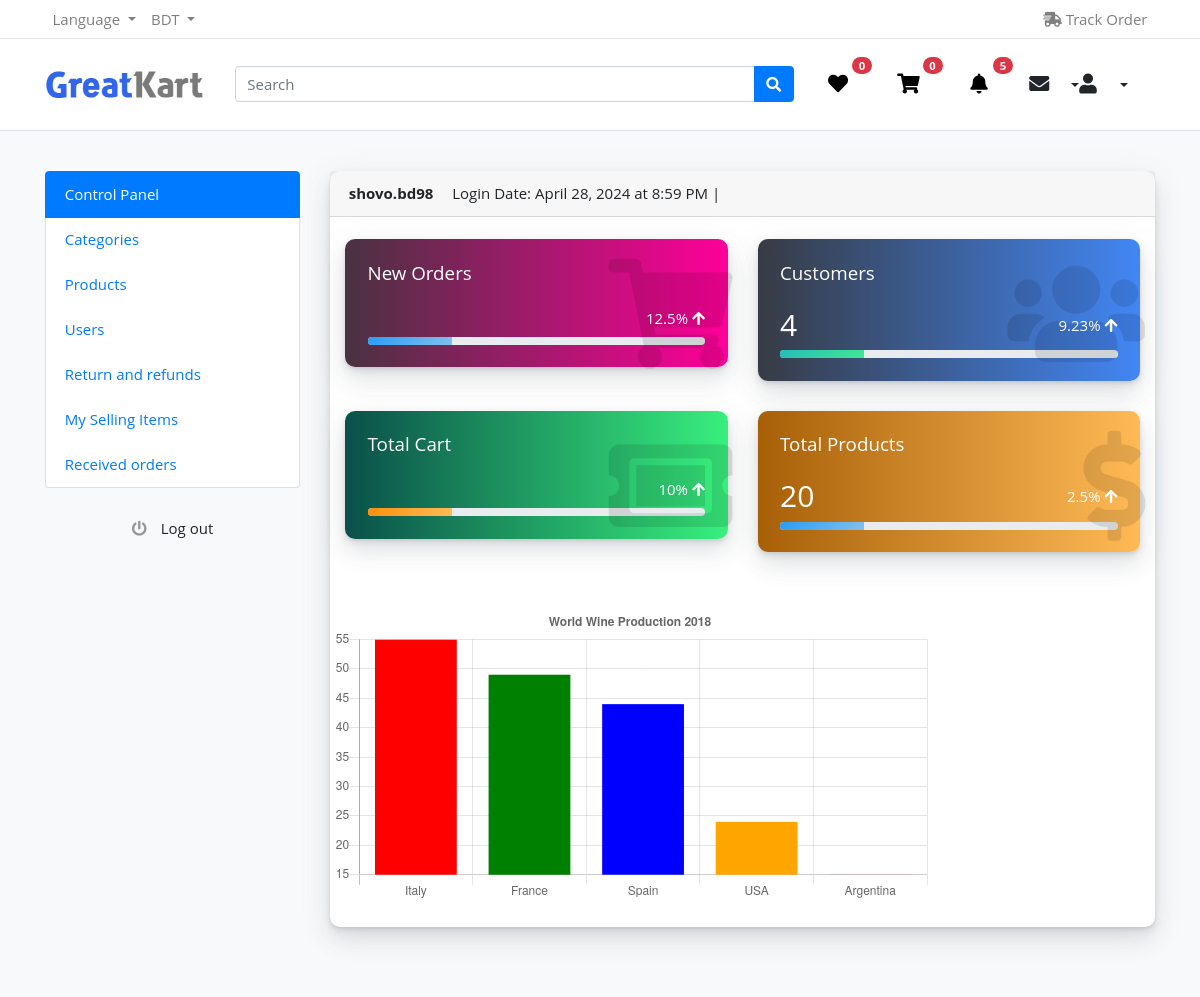
The app's page /admin_panel/ (signed in) with its own data.
### user_auth/models/user.py (models this page shows, shortened)
class User(AbstractBaseUser, PermissionsMixin):
    ADMIN = 1
    CUSTOMER = 2
    MALE = 1
    FEMALE = 2
    GOOGLE_SIGNUP=1
    GITHUB_SIGNUP=2
    FACEBOOK_SIGNUP=3
    SITE_SIGNUP =4
    ROLE_CHOOSED    =   ((ADMIN, 'admin'),(CUSTOMER, 'customer'),)
    GENDER_CHOOSED  =   ((MALE, 'male'),(FEMALE, 'female'))
    SIGNUP_PLATFORM =   ((GOOGLE_SIGNUP,'Login from Google'),(GITHUB_SIGNUP, 'Login from Github'),(FACEBOOK_SIGNUP,'Login from Facebook'),(SITE_SIGNUP,'Login'),)
    first_name      =   models.CharField(max_length=50, null=True, blank=True)
    last_name       =   models.CharField(max_length=50, null=True, blank=True)
    username        =   models.CharField(max_length=50, unique=True)
    email           =   models.EmailField(max_length=100, unique=True)
    role            =   models.PositiveSmallIntegerField(choices=ROLE_CHOOSED,
                                                                              blank=True, null=True)
    gender_choosed  =   models.PositiveSmallIntegerField(choices=GENDER_CHOOSED,
                                                                              blank=True, null=True)
    sign_up_platform=   models.PositiveSmallIntegerField(choices=SIGNUP_PLATFORM,
                                                                              blank=True, null=True)
    date_joined     =   models.DateTimeField(auto_now_add=True)
    last_login      =   models.DateTimeField(auto_now_add=True)
    created_date    =   models.DateTimeField(auto_now_add=True)
    modify_date     =   models.DateTimeField(auto_now=True)
    is_admin        =   models.BooleanField(default=False)
    is_staff        =   models.BooleanField(default=False)
    is_active       =   models.BooleanField(default=False)
    is_superuser    =   models.BooleanField(default=False)
    USERNAME_FIELD  =   'email'
    objects         =  UserManager()

### admin_panel/views/index/index_view.py (the view)
# urls.py: path('', admin_home, name='admin_home'),
def admin_home(reques):
    lebel=[]
    data =[]
    total_product= Products.objects.count()
    total_user = User.objects.count()
    return render(reques, 'admin/dashboard/admin_dashboard.html', locals())

### cart/templatetags/cart_tag.py (called while the page is built)
@register.filter
def cart_total(user):
    cart_total_item = Cart_Item.objects.filter(cart__user=user, cart__is_paid=False)
    return cart_total_item.count()

@register.filter
def wish_list_total(user):
    wishlist_total_item = Wish_List.objects.filter(user=user, is_added=True)
    return wishlist_total_item.count()

### chat_notification/context_processor.py (called while the page is built)
def  notification_context_processor(request):
    all_notification = Notification.objects.all()
    return {'all_notification': all_notification}

### product_categories/views/brand_context_processor.py (called while the page is built)
def brands(request):
    brand_name = Product_Brand.objects.all()
    return {'brand_name': brand_name}

### product_categories/views/category_context_processors.py (called while the page is built)
def categories(request):
    category_name = Product_Categories.objects.all()
    return {'category_name' : category_name}

### system_setting/models/contact.py (called while the page is built)
    def __str__(self) -> str:
        return self.country_name

### system_setting/views/contact_and_details.py (called while the page is built)
def contact_and_details(request):
    get_contact = Contact.objects.first()
    get_product = Products.objects.all()[:4]
    print(get_contact)
    return {'get_contact': get_contact, 'get_product':get_product,}

### templates/admin/dashboard/admin_dashboard.html (shortened to what this page needs)
{% extends 'base/base.html' %}
{% load static %}
{% block headers %}
{% include 'include/main_include_file.html' %}
{% endblock headers %}
{% block body %}
<section class="section-conten padding-y bg">
    <div class="container">
        <div class="row">
        {% include "admin/dashboard/admin_options.html" %}
        <main class="col-md-9">
            <article class="card">
            <header class="card-header">
                <strong class="d-inline-block mr-3">{{user.username}}</strong>
                <span>Login Date: {{ user.last_login|date:"F j, Y" }} at {{ user.last_login|time:"g:i A" }}</span> |
            </header>
            {% include "admin/chart/details_card.html" %}
                <div class="table-responsive">
                {% include "admin/chart/user_chart.html" %}
                </div>
            </div>
    </div>
    </section>
{% endblock body %}

### templates/include/user_loged_header.html (shortened to what this page needs)
{% load static %}
{% load cart_tag %}
<section class="header-main border-bottom">
    <div class="container">
        <div class="row align-items-center">
            <div class="col-lg-2 col-md-3 col-6">
                <a href="{% url 'index' %}" class="brand-wrap">
                    <img class="logo" src="{% static 'images/logo.png' %}">
                </a>
            </div>
            <div class="col-lg-7 col-md-6 col-6">
                <form action="#" class="search">
                    <div class="input-group">
                        <input type="text" class="form-control" style="max-width: 520px;" placeholder="Search">
                        <div class="input-group-append">
                            <button class="btn btn-primary" type="submit"><i class="fa fa-search"></i></button>
                        </div>
                    </div>
                </form>
            </div>
            <div class="col-lg-3 col-md-3 col-6">
                <div class="d-flex justify-content-end align-items-center">
                    <a href="{% url 'view_wish_list' %}" class="widget-header pl-3 ml-2">
                        <div class="icon icon-sm"><i class="fa fa-heart" style="color: black;"></i>
						</div>
                        <span class="badge badge-pill badge-danger notify">{{ request.user|wish_list_total }}</span>
                    </a>
                    <a href="{% url 'cart_view' %}" class="widget-header pl-3 ml-2">
                        <div class="icon icon-sm"><i class="fa fa-shopping-cart" style="color: black;"></i></div>
                        <span class="badge badge-pill badge-danger notify">{{ request.user|cart_total }}</span>
                    </a>
					<div class="dropdown">
						<a href="" class="widget-header pl-3 ml-2" class="btn btn-transparent dropdown-toggle" type="button" id="userDropdown" data-toggle="dropdown" aria-haspopup="true" aria-expanded="false">
							<div class="icon icon-sm"><i class="fa fa-bell" style="color: black;"></i></div>
							<span class="badge badge-pill badge-danger notify">{{all_notification|length}}</span>
						</a>
					</div>
                    <div class="dropdown">
                        <button class="btn btn-transparent dropdown-toggle" type="button" id="messageDropdown" data-toggle="dropdown" aria-haspopup="true" aria-expanded="false">
                            <div class="icon icon-sm"><i class="fa fa-envelope"></i></div>
                        </button>
                    </div>
					<div class="col-lg-3 col-md-3 col-6">
						<div class="d-flex justify-content-end align-items-center">
							<div class="dropdown">
								<button class="btn btn-transparent dropdown-toggle" type="button" id="userDropdown" data-toggle="dropdown" aria-haspopup="true" aria-expanded="false">
									<div class="icon icon-sm"><i class="fa fa-user"></i></div>
								</button>
							</div>
						</div>
					</div>
                </div>
            </div>
        </div>
    </div>
</section>
</body>

### static/css/ui.css (style rules this page uses)
html { font-family: "Inter", sans-serif; font-size: 15px; }
.icon-xs, .icon-sm, .icon-md, .icon-lg { display: inline-block; text-align: center; flex-shrink: 0; flex-grow: 0; }
.icon-sm { width: 48px; height: 48px; line-height: 48px !important; font-size: 20px; }
.padding-y { padding-top: 40px; padding-bottom: 40px; }
article:after, .form-group:after { display: block; clear: both; content: ""; }
.bg { background-color: #f8f9fa; }
.header-main { position: relative; padding-top: 1rem; padding-bottom: 1rem; }
.brand-wrap .logo, .navbar-brand .logo { margin-right: 7px; max-height: 42px; display: inline-block; }
.widget-header { display: inline-block; vertical-align: middle; position: relative; }
.widget-header i { color: #969696; }
.widget-header .notify { position: absolute; top: -3px; right: -10px; }
.notify { position: absolute; top: -4px; right: -10px; display: inline-block; padding: 0.25em 0.6em; font-size: 12px; line-height: 1; text-align: center; border-radius: 3rem; color: #fff; background-color: #fa3434; }
* { padding: 0; margin: 0; font-family: 'IBM Plex Sans', sans-serif; }

### static/css/custom.css (style rules this page uses)
* { box-sizing: border-box; padding: 0; margin: 0; font-family: 'Open Sans', sans-serif; }
body { line-height: 1.5; }
img { width: 100%; display: block; }
@media screen and (min-width: 992px) { .card { display: grid; grid-template-columns: repeat(2, 1fr); grid-gap: 1.5rem; } }

### templates/admin/chart/details_card.html (style rules this page uses)
.card { background-color: #fff; border-radius: 10px; border: none; position: relative; margin-bottom: 30px; box-shadow: 0 0.46875rem 2.1875rem rgba(90,97,105,0.1), 0 0.9375rem 1.40625rem rgba(90,97,105,0.1), 0 0.25rem 0.53125rem rgba(90,97,105,0.12), 0 0.125rem 0.1875rem rgba(90,97,105,0.1); }

### records on screen
User: user|wish_list_total "0", user|cart_total "0", username "shovo.bd98", last_login "April 28, 2024", last_login "8:59 PM"

### other values on screen
{{ all_notification|length }} "5"
{{ total_user }} "4"
{{ total_product }} "20"
